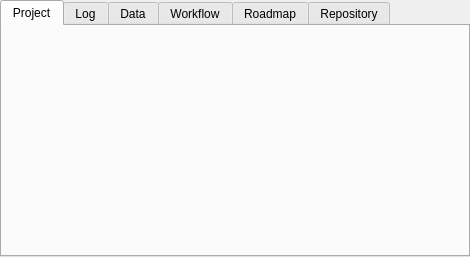
<?xml version="1.0" encoding="UTF-8"?>
<ui version="4.0">
 <class>mainwindow</class>
 <widget class="QMainWindow" name="mainwindow">
  <property name="geometry">
   <rect>
    <x>0</x>
    <y>0</y>
    <width>470</width>
    <height>257</height>
   </rect>
  </property>
  <property name="windowTitle">
   <string>Nelia</string>
  </property>
  <property name="locale">
   <locale language="English" country="UnitedStates"/>
  </property>
  <widget class="QWidget" name="centralwidget">
   <layout class="QGridLayout" name="gridLayout">
    <property name="margin">
     <number>0</number>
    </property>
    <item row="0" column="0">
     <widget class="QTabWidget" name="tabwidget_main">
      <property name="tabShape">
       <enum>QTabWidget::Rounded</enum>
      </property>
      <property name="currentIndex">
       <number>0</number>
      </property>
      <property name="iconSize">
       <size>
        <width>0</width>
        <height>0</height>
       </size>
      </property>
      <property name="elideMode">
       <enum>Qt::ElideNone</enum>
      </property>
      <property name="tabsClosable">
       <bool>false</bool>
      </property>
      <property name="movable">
       <bool>true</bool>
      </property>
      <widget class="QWidget" name="tab_project">
       <attribute name="title">
        <string>Project</string>
       </attribute>
      </widget>
      <widget class="QWidget" name="tab_log">
       <property name="enabled">
        <bool>true</bool>
       </property>
       <attribute name="title">
        <string>Log</string>
       </attribute>
       <layout class="QGridLayout" name="gridLayout_3">
        <property name="margin">
         <number>0</number>
        </property>
       </layout>
      </widget>
      <widget class="QWidget" name="tab_data">
       <attribute name="title">
        <string>Data</string>
       </attribute>
      </widget>
      <widget class="QWidget" name="tab_workflow">
       <attribute name="title">
        <string>Workflow</string>
       </attribute>
      </widget>
      <widget class="QWidget" name="tab_roadmap">
       <attribute name="title">
        <string>Roadmap</string>
       </attribute>
       <layout class="QGridLayout" name="gridLayout_6"/>
      </widget>
      <widget class="QWidget" name="tab_repository">
       <attribute name="title">
        <string>Repository</string>
       </attribute>
      </widget>
     </widget>
    </item>
   </layout>
  </widget>
  <widget class="QMenuBar" name="menubar">
   <property name="geometry">
    <rect>
     <x>0</x>
     <y>0</y>
     <width>470</width>
     <height>25</height>
    </rect>
   </property>
  </widget>
  <action name="action_open_db">
   <property name="text">
    <string>&amp;Open..</string>
   </property>
   <property name="shortcut">
    <string>Ctrl+O</string>
   </property>
  </action>
  <action name="action_save_db">
   <property name="text">
    <string>&amp;Save</string>
   </property>
   <property name="shortcut">
    <string>Ctrl+S</string>
   </property>
  </action>
  <action name="action_save_as_db">
   <property name="text">
    <string>Save &amp;As..</string>
   </property>
  </action>
  <action name="action_preferences">
   <property name="text">
    <string>&amp;Preferences..</string>
   </property>
   <property name="shortcut">
    <string>Ctrl+P</string>
   </property>
  </action>
  <action name="action_quit">
   <property name="text">
    <string>&amp;Quit</string>
   </property>
   <property name="shortcut">
    <string>Ctrl+Q</string>
   </property>
  </action>
  <action name="action_merge_db">
   <property name="text">
    <string>Merge..</string>
   </property>
  </action>
  <action name="action_new_db">
   <property name="text">
    <string>&amp;New</string>
   </property>
  </action>
  <action name="action_new_entry">
   <property name="text">
    <string>&amp;New..</string>
   </property>
   <property name="shortcut">
    <string>Ctrl+N</string>
   </property>
  </action>
  <action name="action_change_entry">
   <property name="text">
    <string>&amp;Change..</string>
   </property>
   <property name="shortcut">
    <string>Ctrl+C</string>
   </property>
  </action>
  <action name="action_delete_entry">
   <property name="text">
    <string>&amp;Delete</string>
   </property>
  </action>
  <action name="action_path">
   <property name="text">
    <string>Path..</string>
   </property>
  </action>
  <action name="action_log">
   <property name="text">
    <string>Log..</string>
   </property>
  </action>
  <action name="action_map">
   <property name="text">
    <string>Map..</string>
   </property>
  </action>
  <action name="action_data">
   <property name="text">
    <string>Data..</string>
   </property>
  </action>
  <action name="action_protocol">
   <property name="text">
    <string>Protocol..</string>
   </property>
  </action>
  <action name="action_blueprint">
   <property name="text">
    <string>Concepts..</string>
   </property>
  </action>
  <action name="action_roadmap">
   <property name="text">
    <string>Roadmap..</string>
   </property>
  </action>
  <action name="action_issues">
   <property name="text">
    <string>Issues..</string>
   </property>
  </action>
  <action name="action_features">
   <property name="text">
    <string>Features..</string>
   </property>
  </action>
  <action name="action_refactor">
   <property name="text">
    <string>Refactor..</string>
   </property>
  </action>
  <action name="action_about">
   <property name="text">
    <string>&amp;About..</string>
   </property>
  </action>
  <action name="action_manual">
   <property name="text">
    <string>&amp;Manual..</string>
   </property>
  </action>
 </widget>
 <tabstops>
  <tabstop>tabwidget_main</tabstop>
 </tabstops>
 <resources/>
 <connections>
  <connection>
   <sender>action_quit</sender>
   <signal>triggered()</signal>
   <receiver>mainwindow</receiver>
   <slot>close()</slot>
   <hints>
    <hint type="sourcelabel">
     <x>-1</x>
     <y>-1</y>
    </hint>
    <hint type="destinationlabel">
     <x>432</x>
     <y>316</y>
    </hint>
   </hints>
  </connection>
 </connections>
</ui>
